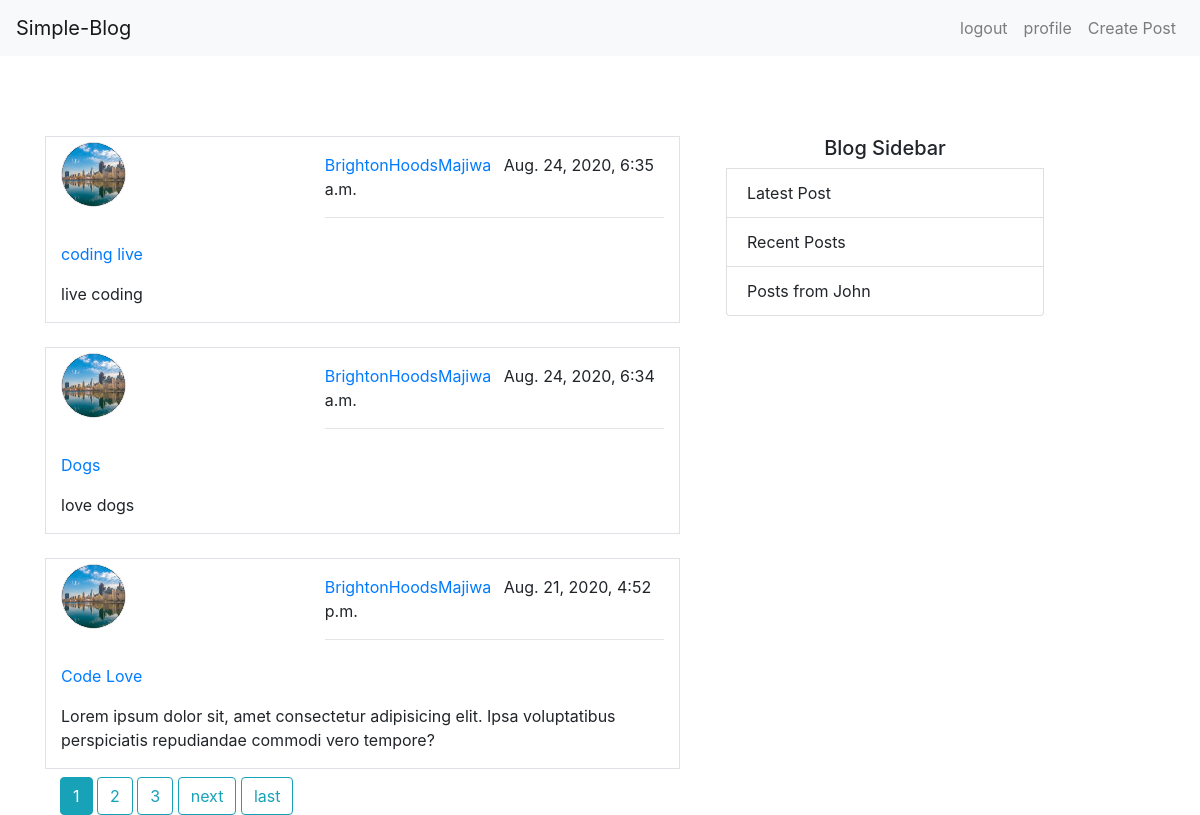
The app's page / (signed in), older data.
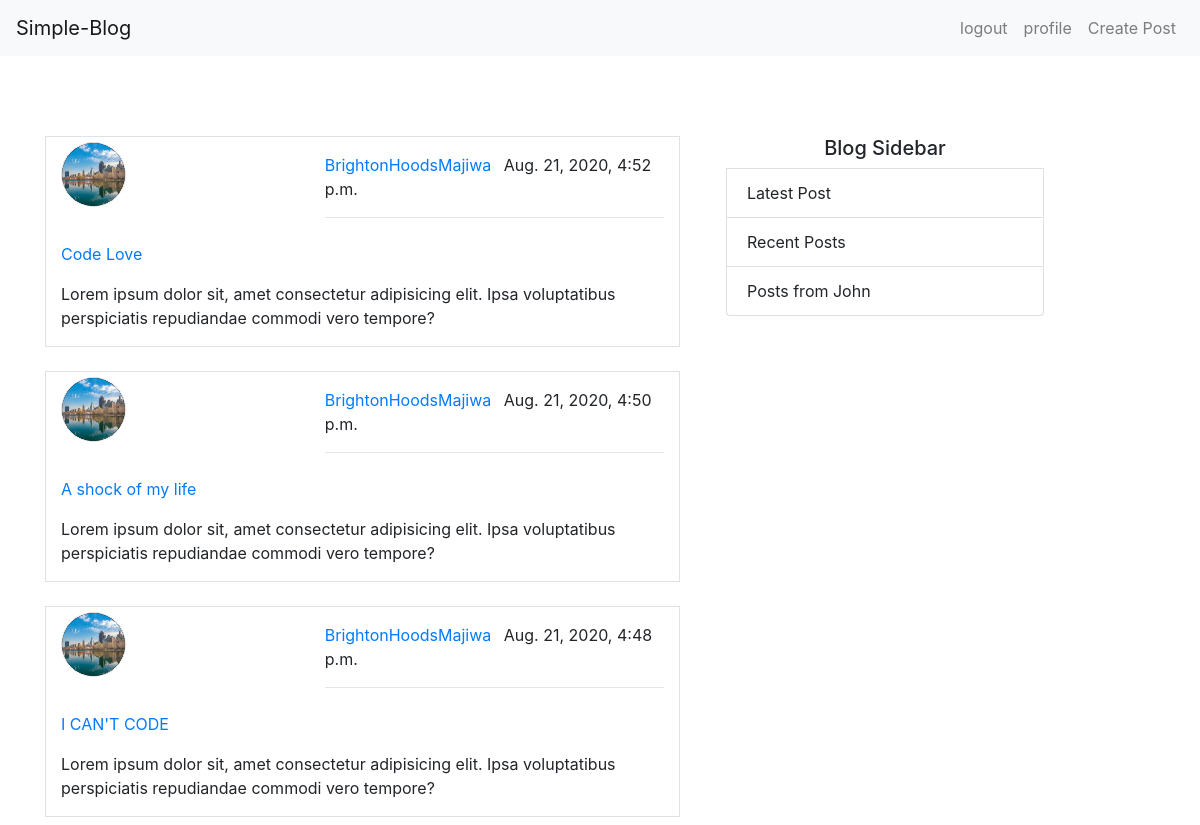
The same page, newer data.
### blog/models.py (models this page shows, shortened)
class Post(models.Model):
    title = models.CharField(max_length=100)
    content = models.TextField()
    date_posted = models.DateTimeField(default=timezone.now)
    author = models.ForeignKey(User, on_delete=models.CASCADE)
    def get_absolute_url(self):
        return reverse("post-detail", kwargs={"id": self.id})

### users/models.py (models this page shows, shortened)
class Profile(models.Model):
    bio = models.TextField(null=True)
    user = models.OneToOneField(User,on_delete=models.CASCADE)
    hobby = models.CharField( max_length=150,null=True)
    image = models.ImageField(upload_to='profile_pics',default='default.jpg')

### blog/views.py (the view)
# urls.py: path('', PostListView.as_view(),name = "blog-home"),
class PostListView(LoginRequiredMixin,ListView):
    model = Post
    template_name = "blog/index.html"
    context_object_name = "posts"
    ordering =['-date_posted']
    paginate_by = 3

### blog/templates/blog/index.html (shortened to what this page needs)
{% extends "blog/base.html"%}
{% block content%}
    <div class="container">
        {% for post in posts%}
        <div class="row mt-4 border mb-2">
            <div class="col-md-5">
            <img src="{{post.author.profile.image.url}}" style="width: 65px; height: 65px; border-radius: 50%; background-color: #000; border: 1px solid #eee; display: block; margin-top: 5px;"></img>
            </div>
            <div class="col-md-7">
                <div class="mt-3">
                    <a  href="#"class="d-inline mr-2">{{post.author}}</a>
                    <p class="d-inline">{{post.date_posted}}</p>
                </div>
                <hr>
            </div>
            <div class="col-md-12">
                <p class="mt-2"><a href="{{post.get_absolute_url}}">{{post.title}}</a></p>
                <p class="mt-2">{{post.content}}</p>
            </div>
        </div>
        {%endfor%}
        {%if is_paginated %}
            {%for num in page_obj.paginator.page_range %}
                {%if page_obj.number == num  %}
                    <a href="?page={{num}}" class="btn btn-info">{{num}}</a>
                {% elif num > page_obj.number|add:'-3' and num < page_obj.number|add:'3' %}
                    <a href="?page={{num}}" class="btn btn-outline-info">{{num}}</a>
                {%endif%}
            {%endfor%}
            {%if page_obj.has_next%}
                <a href="?page={{page_obj.next_page.number}}" class="btn btn-outline-info">next</a>
                <a href="?page={{page_obj.paginator.num_pages}}" class="btn btn-outline-info">last</a>
            {%endif%}
        {%endif%}
    </div>
{% endblock content%}

### blog/templates/blog/base.html (shortened to what this page needs)
{% load static %}
{% load crispy_forms_tags %}
<!doctype html>
<html lang="en">
    <head>
        <link rel="stylesheet" href="https://stackpath.bootstrapcdn.com/bootstrap/4.4.1/css/bootstrap.min.css">
    </head>
    <body>
        <header>
            {% include "blog/navbar.html"%}
        </header>
        <main>
            <div class="container pt-2 mt-5">
                <div class="row">
                    <div class="col-md-7">
                        {%block content%}{%endblock content%}
                    </div>
                    <div class="col-md-4 d-md-block d-xs-none ">
                        <ul class="list-group m-3 ">
                            <h5 class="text-center m-2">Blog Sidebar</h5>
                            <li class="list-group-item">Latest Post</li>
                            <li class="list-group-item">Recent Posts</li>
                            <li class="list-group-item">Posts from John</li>
                        </ul>
                    </div>
                </div>
            </div>
        </main>
    </body>
</html>

### blog/templates/blog/navbar.html (shortened to what this page needs)
<nav class="navbar navbar-expand-lg navbar-light bg-light">
    <a class="navbar-brand" href="#">Simple-Blog</a>
    <div class="collapse navbar-collapse" id="navbarSupportedContent">
        <ul class="navbar-nav ml-auto">
        {% if user.is_authenticated%}
            <li class="nav-item">
                <a class="nav-link " href="{% url 'logout-page'%}" tabindex="-1" aria-disabled="true">logout</a>
            </li>
            <li class="nav-item">
                <a class="nav-link " href="{% url 'user-profile'%}" tabindex="-1" aria-disabled="true">profile</a>
            </li>
            <li class="nav-item">
                <a class="nav-link " href="{% url 'create-post'%}" tabindex="-1" aria-disabled="true">Create Post</a>
            </li>
        {%endif%}
        </ul>
        </div>
</nav>

Row changes from the older to the newer data that the page shows:
removed Post: author.profile.image (picture), author "BrightonHoodsMajiwa", date_posted "Aug. 24, 2020, 6:35 a.m.", title "coding live", content "live coding"
removed Post: author.profile.image (picture), author "BrightonHoodsMajiwa", date_posted "Aug. 24, 2020, 6:34 a.m.", title "Dogs", content "love dogs"
now on this page (row unchanged): Post: author.profile.image (picture), author "BrightonHoodsMajiwa", date_posted "Aug. 21, 2020, 4:50 p.m.", title "A shock of my life", content "Lorem ipsum dolor sit, amet consectetur adipisicing elit. Ipsa voluptatibus perspiciatis repudiandae commodi vero tempore?"
now on this page (row unchanged): Post: author.profile.image (picture), author "BrightonHoodsMajiwa", date_posted "Aug. 21, 2020, 4:48 p.m.", title "I CAN'T CODE", content "Lorem ipsum dolor sit, amet consectetur adipisicing elit. Ipsa voluptatibus perspiciatis repudiandae commodi vero tempore?"
Text that changed along with them:
list line gone: "1"
list line gone: "2"
list line gone: "3"
text no longer shown: "next last"
